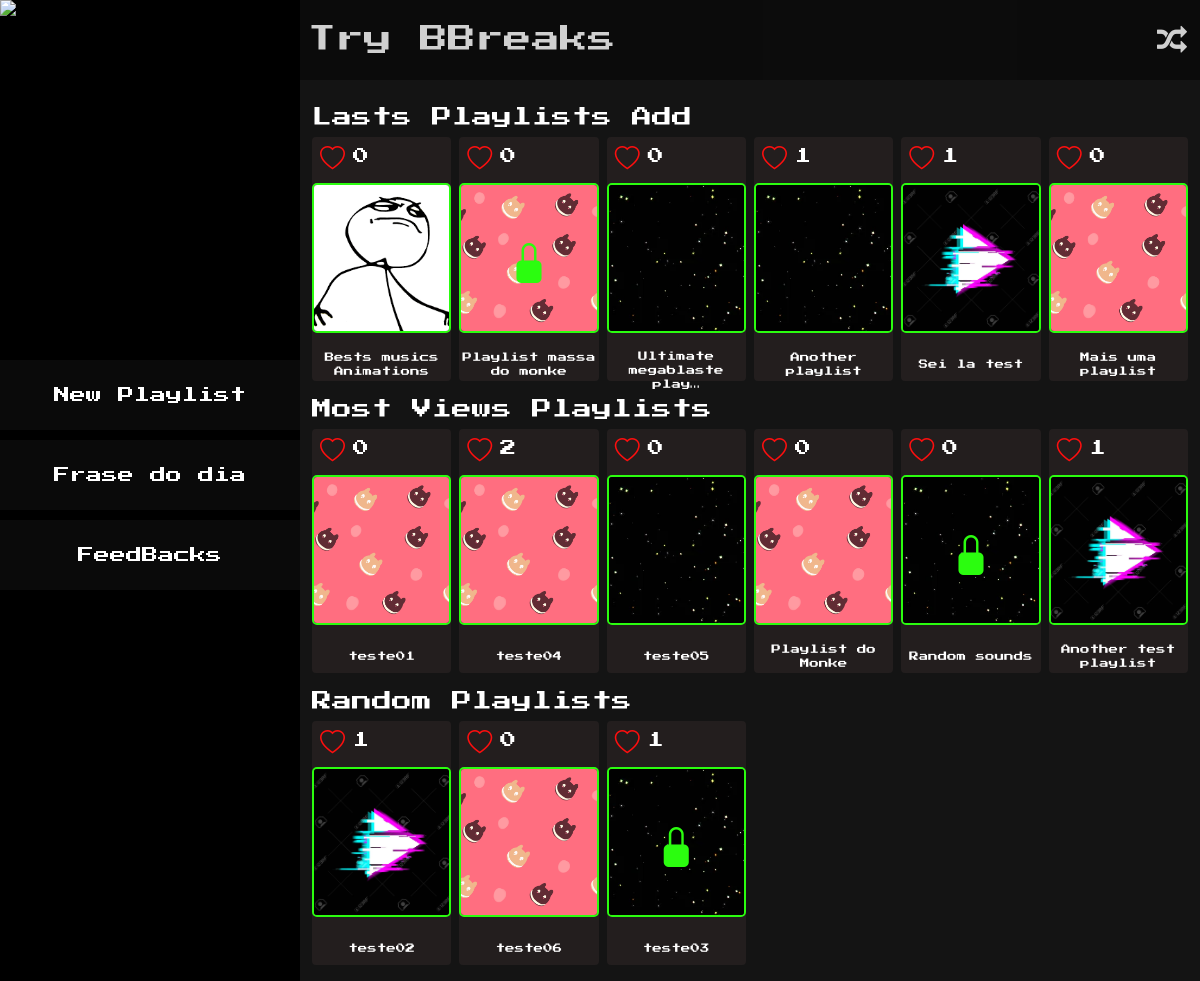
The app's page /, older data.
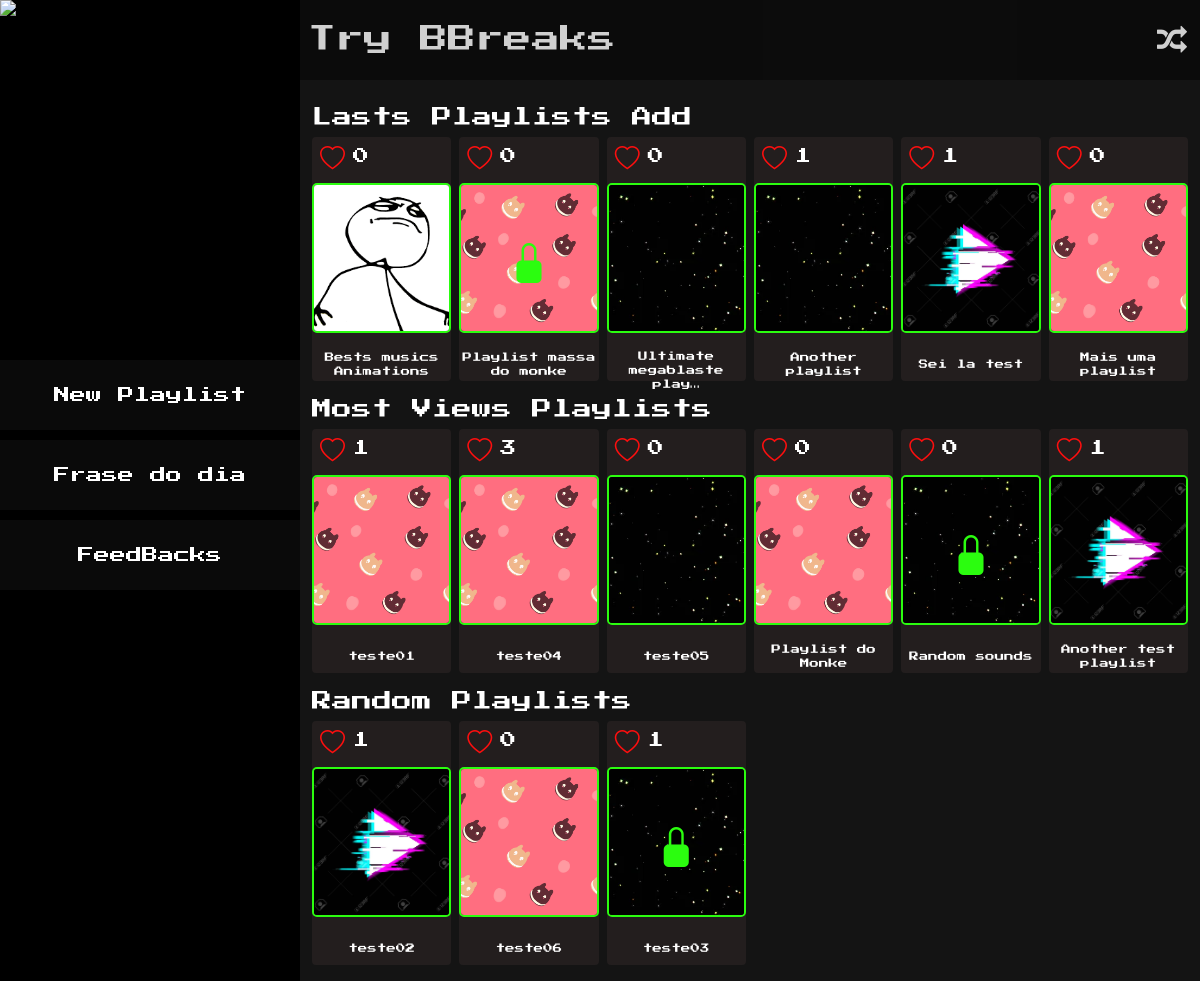
The same page, newer data.
### music/models.py (models this page shows, shortened)
class PlaylistModel(models.Model):
    title = models.CharField(max_length=255, unique=True)
    slug = models.SlugField(max_length=255, unique=True, blank=True, null=True)
    author = models.CharField(max_length=255)
    musics = models.ManyToManyField(MusicModel, blank=True, null=True)
    privacy = models.BooleanField(default=False)
    password = models.CharField(max_length=30, blank=True, null=True)
    thumb = models.ImageField(upload_to='thumb/', blank=True)
    created_at = models.DateField(default=now())
    views = models.PositiveIntegerField(default=0)
    likes = models.PositiveIntegerField(default=0)

### music/views.py (the view)
# urls.py: path('', PlayListView.as_view(), name='playlist-view'),
class PlayListView(View):
    def get(self, request):
        playlists = PlaylistModel.objects.all()
        lasts_playlists = playlists.order_by('-created_at')[0:6]
        most_view = playlists.order_by('-views').reverse()
        most_view = remove_duplicates(lasts_playlists, most_view)[0:6]
        random_playlists = playlists.order_by('?')
        random_playlists = remove_duplicates(lasts_playlists, random_playlists)
        random_playlists = remove_duplicates(most_view, random_playlists)
        context = {
            'playlists': lasts_playlists,
            'most_views': most_view,
            'random_playlists': random_playlists,
        }
        return render(request, 'music/playlists.html', context)

### music/views.py (called while the page is built)
def remove_duplicates(list1, list2):
    new_list = []
    for play in list1:
        new_list.append(play)
    for play in list2:
        if play in new_list:
            new_list.remove(play)
        else:
            new_list.append(play)
    return new_list

### music/templates/music/playlists.html (shortened to what this page needs)
{% extends 'navbar.html' %}
{% load static %}
{% block content %}
<link rel="stylesheet" href="{% static 'css/playlist_style.css' %}">
<main id="main" class="container-fluid row m-0 p-0">
    <aside class="col-12 col-md-5 col-lg-3" id="perfil-container">
        <div class="sticky-top" id="menu-wrapper">
            <div class="" style="width: 100%;">
                <img class="img-fluid" id="avatar"
                    src="https://files.sunoresearch.com.br/n/uploads/2022/01/twitter-nft-bored-ape-nova-post.jpg">
            </div>
            <div id="features">
                <a href="{% url 'new-playlist' %}" class="btn">New Playlist</a>
                <button type="button" class="btn">Frase do dia</button>
                <button type="button" class="btn">FeedBacks</button>
            </div>
        </div>
    </aside>
    <article class="col-12 col-md-7 col-lg-9 article">
        <header class="sticky-top" id="header">
            <h3 class="m-0 p-2">Try BBreaks</h3>
            <button class="btn text-white random-playlist"><i class="fa fa-random"></i></button>
        </header>
        <h5 class="text-white">Lasts Playlists Add</h2>
            <div class="playlists-container row gx-2">
                {% for playlist in playlists %}
                <div class="col-6 col-md-4 col-lg-2 card-playlist mb-3">
                    <div class="card" style="border: none;">
                        {% if playlist.privacy %}
                        <div class="playlist-items-container">
                            <a class="like-me" href="">
                                <i class="heart bi bi-heart me-2 ms-2"></i>
                                <span class="likes-counter">{{playlist.likes}}</span>
                            </a>
                        </div>
                        <a id="{{playlist.slug}}" class="get-playlist-slug playlist-img-container"
                            href="musics/{{playlist.slug}}" data-bs-toggle="modal" data-bs-target="#pass-modal">
                            <img class="card-img-top img-fluid playlist-thumb priv" src="{{ playlist.thumb.url }}" />
                            <i class="bi bi-lock-fill priv-icon"></i>
                        </a>
                        <div class="card-body p-0 mt-3">
                            <a id="{{playlist.slug}}" class="get-playlist-slug" href="musics/{{playlist.slug}}"
                                data-bs-toggle="modal" data-bs-target="#pass-modal">
                                <p class="">{{ playlist.title | truncatechars:25 }}</p>
                            </a>
                        </div>
                        {% else %}
                        <div class="playlist-items-container">
                            <a class="like-me" href="">
                                <i class="heart bi bi-heart me-2 ms-2"></i>
                                <span class="likes-counter">{{playlist.likes}}</span>
                            </a>
                        </div>
                        <a id="{{playlist.slug}}" href="musics/{{playlist.slug}}">
                            <img class="card-img-top img-fluid playlist-thumb" src="{{ playlist.thumb.url }}" />
                        </a>
                        <div class="card-body p-0 mt-3">
                            <a href="musics/{{playlist.slug}}">
                                <p class="">{{ playlist.title | truncatechars:25 }}</p>
                            </a>
                        </div>
                        {% endif %}
                    </div>
                </div>
                {% endfor %}
            </div>
            <h5 class="text-white">Most Views Playlists</h5>
            <div class="playlists-container row gx-2">
                {% for playlist in most_views %}
                <div class="col-6 col-md-4 col-lg-2 card-playlist mb-3">
                    <div class="card" style="border: none;">
                        {% if playlist.privacy %}
                        <div class="playlist-items-container">
                            <a class="like-me" href="">
                                <i class="heart bi bi-heart me-2 ms-2"></i>
                                <span class="likes-counter">{{playlist.likes}}</span>
                            </a>
                        </div>
                        <a id="{{playlist.slug}}" class="get-playlist-slug playlist-img-container"
                            href="musics/{{playlist.slug}}" data-bs-toggle="modal" data-bs-target="#pass-modal">
                            <img class="card-img-top img-fluid playlist-thumb priv" src="{{ playlist.thumb.url }}" />
                            <i class="bi bi-lock-fill priv-icon"></i>
                        </a>
                        <div class="card-body p-0 mt-3">
                            <a id="{{playlist.slug}}" class="get-playlist-slug" href="musics/{{playlist.slug}}"
                                data-bs-toggle="modal" data-bs-target="#pass-modal">
                                <p class="">{{ playlist.title | truncatechars:25 }}</p>
                            </a>
                        </div>
                        {% else %}
                        <div class="playlist-items-container">
                            <a class="like-me" href="">
                                <i class="heart bi bi-heart me-2 ms-2"></i>
                                <span class="likes-counter">{{playlist.likes}}</span>
                            </a>
                        </div>
                        <a id="{{playlist.slug}}" href="musics/{{playlist.slug}}">
                            <img class="card-img-top img-fluid playlist-thumb" src="{{ playlist.thumb.url }}" />
                        </a>
                        <div class="card-body p-0 mt-3">
                            <a href="musics/{{playlist.slug}}">
                                <p class="">{{ playlist.title | truncatechars:25 }}</p>
                            </a>
                        </div>
                        {% endif %}
                    </div>
                </div>
                {% endfor %}
            </div>
            <h5 class="text-white">Random Playlists</h5>
            <div class="playlists-container row gx-2">
                {% for playlist in random_playlists %}
                <div class="col-6 col-md-4 col-lg-2 card-playlist mb-3">
                    <div class="card" style="border: none;">
                        {% if playlist.privacy %}
                        <div class="playlist-items-container">
                            <a class="like-me" href="">
                                <i class="heart bi bi-heart me-2 ms-2"></i>
                                <span class="likes-counter">{{playlist.likes}}</span>
                            </a>
                        </div>
                        <a id="{{playlist.slug}}" class="get-playlist-slug playlist-img-container"
                            href="musics/{{playlist.slug}}" data-bs-toggle="modal" data-bs-target="#pass-modal">
                            <img class="card-img-top img-fluid playlist-thumb priv" src="{{ playlist.thumb.url }}" />
                            <i class="bi bi-lock-fill priv-icon"></i>
                        </a>
                        <div class="card-body p-0 mt-3">
                            <a id="{{playlist.slug}}" class="get-playlist-slug" href="musics/{{playlist.slug}}"
                                data-bs-toggle="modal" data-bs-target="#pass-modal">
                                <p class="">{{ playlist.title | truncatechars:25 }}</p>
                            </a>
                        </div>
                        {% else %}
                        <div class="playlist-items-container">
                            <a class="like-me" href="">
                                <i class="heart bi bi-heart me-2 ms-2"></i>
                                <span class="likes-counter">{{playlist.likes}}</span>
                            </a>
                        </div>
                        <a id="{{playlist.slug}}" href="musics/{{playlist.slug}}">
                            <img class="card-img-top img-fluid playlist-thumb" src="{{ playlist.thumb.url }}" />
                        </a>
                        <div class="card-body p-0 mt-3">
                            <a href="musics/{{playlist.slug}}">
                                <p class="">{{ playlist.title | truncatechars:25 }}</p>
                            </a>
                        </div>
                        {% endif %}
                    </div>
                </div>
                {% endfor %}
            </div>
    </article>
</main>
{% endblock content %}

### templates/navbar.html (shortened to what this page needs)
{% load static %}
<!DOCTYPE html>
<html lang="en">
<head>
    <link rel="stylesheet" href="https://cdnjs.cloudflare.com/ajax/libs/font-awesome/4.7.0/css/font-awesome.min.css">
    <link href="https://cdn.jsdelivr.net/npm/bootstrap@5.0.2/dist/css/bootstrap.min.css" rel="stylesheet"
>
</head>
<body>
    {% block content %}
    {% endblock content %}
</body>
</html>

### static/css/playlist_style.css (style rules this page uses)
* { margin: 0; padding: 0; box-sizing: border-box; }
:root { --special-green: #2bfd0f; --bg-color: rgb(20, 20, 20); }
body { font-family: 'Press Start 2P', cursive; background-color: var(--bg-color); }
.bi { font-size: 1.8rem; color: var(--special-green); }
#header { display: flex; opacity: .8; justify-content: space-between; align-items: center; color: white; background-color: rgb(10, 10, 10); margin-bottom: 25px; margin-left: -12px; margin-right: -12px; height: 10vh; }
#header .btn i { font-size: 30px; transition: 0s; }
#perfil-container { z-index: 1; padding: 0; background-color: black; }
#perfil-container #menu-wrapper #avatar { object-fit: cover; object-position: center; min-height: 350px; max-height: 400px; width: 100%; }
#perfil-container .btn { width: 100%; height: 70px; background-color: rgb(10, 10, 10); color: white; border-radius: 0; display: flex; justify-content: center; align-items: center; margin-top: 10px; }
.playlist-thumb { border: 2px solid var(--special-green); border-radius: 5px; transition: all 1s ease; height: 150px; object-fit: cover; object-position: center; }
.card { background-color: rgb(35, 30, 30); height: 100%; }
.card-body { display: flex; align-items: center; }
.card-body a { text-decoration: none; color: white; font-size: 9.5px; text-align: center; width: 100%; }
.card-body p { margin: 0; }
.card-body a:after { content: ''; height: 2px; width: 100%; transform: scaleX(0); transform-origin: center; display: block; background-color: var(--special-green); transition: all .6s ease; }
.playlist-img-container { display: flex; align-items: center; justify-content: center; }
.priv-icon { color: var(--special-green); position: absolute; font-size: 40px; }
.playlists-container { display: flex; flex-wrap: nowrap; overflow-x: auto; overflow-y: hidden; height: 260px; -ms-overflow-style: none; scrollbar-width: none; }
.playlist-items-container { border-radius: 5px; margin-bottom: 8px; display: flex; }
.like-me { display: flex; align-items: center; text-decoration: none; width: 33px; white-space: normal; }
.like-me .heart { color: #fd0f0f; font-size: 25px; margin-right: 2px; }
.likes-counter { margin: 0; display: inline; color: white; }

Row changes from the older to the newer data that the page shows:
changed PlaylistModel "teste01": likes "0" → "1"
changed PlaylistModel "teste04": likes "2" → "3"
